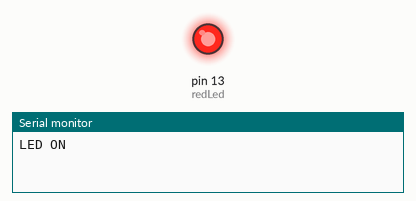
This sketch was run on a simulated Arduino Uno, built with avr-gcc and run on an emulated ATmega328P. Shown: output pins drawn as LEDs (lit = HIGH), the last lines printed to the serial monitor.

Above: at 1.0 s.
At 3.0 s:
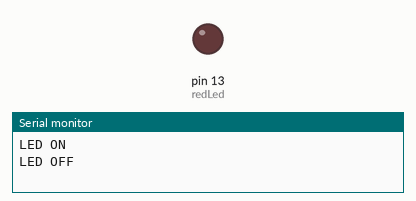
Timing chart, 0 to 5.2 s (numbered marks = the images above):
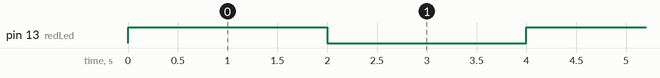

Measured:
- by itself, pin 13 (redLed): alternates HIGH for 2.0 s and LOW for 2.0 s

The sketch:

Day16_Blink_2000ms_slow.ino
```cpp
// Day 16 - Blink (SLOW: 2000 ms) with Serial Monitor output
// Circuit: pin 13 -> resistor -> LED anode (long leg), LED cathode (short leg) -> GND

int redLed = 13;

void setup() {
  pinMode(redLed, OUTPUT);
  Serial.begin(9600);
}

void loop() {
  digitalWrite(redLed, HIGH);
  Serial.println("LED ON");
  delay(2000);

  digitalWrite(redLed, LOW);
  Serial.println("LED OFF");
  delay(2000);
}
```
